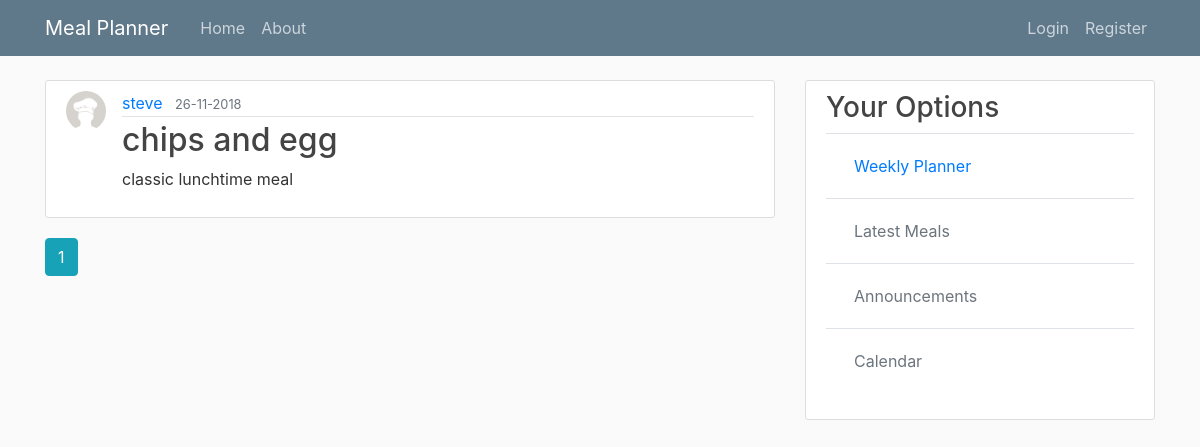
Page /home on the earlier database version.
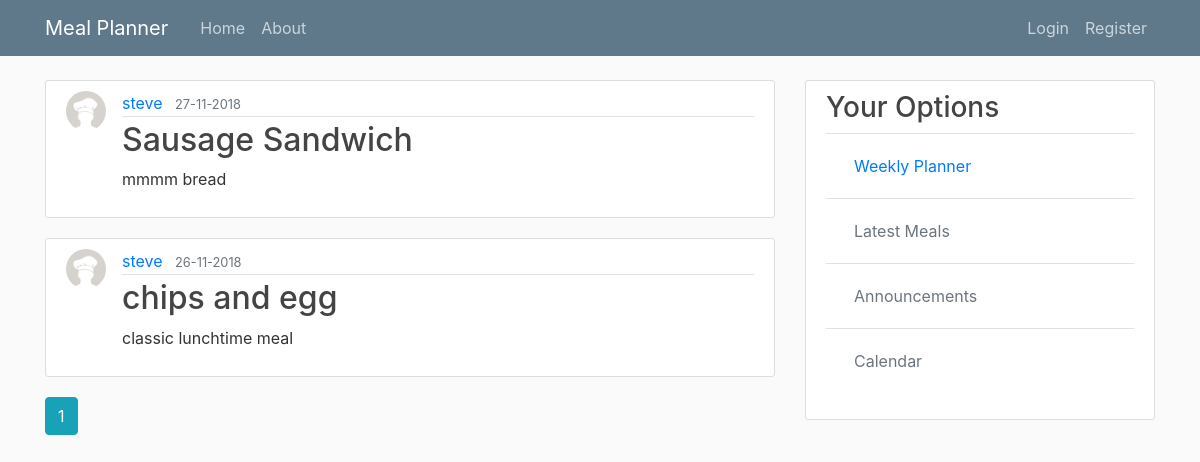
Same page on the later database version.
### mymeal/models.py (models this page shows, shortened)
class Recipe(db.Model):
    id = db.Column(db.Integer, primary_key=True)
    title = db.Column(db.String(100), nullable=False)
    date_posted = db.Column(db.DateTime, nullable=False, default=datetime.utcnow)
    description = db.Column(db.Text, nullable=False)
    serves = db.Column(db.Integer, nullable=False, default='01')
    recipe_type = db.Column(db.String(15), nullable=False)
    ingredients = db.relationship('Ingredient', backref='meal', lazy=True)
    user_id = db.Column(db.Integer, db.ForeignKey('user.id'), nullable=False)
    recipe_book = db.Column(db.String(100))
    recipe_book_page = db.Column(db.Integer, default='01')

class User(db.Model, UserMixin):
    id = db.Column(db.Integer, primary_key=True)
    username = db.Column(db.String(20), unique=True, nullable=False)
    email = db.Column(db.String(120), unique=True, nullable=False)
    image_file = db.Column(db.String(20), nullable=False, default='default.png')
    password = db.Column(db.String(60), nullable=False)
    recipes = db.relationship('Recipe', backref='author', lazy=True)
    weekly_meal_plan = db.relationship('Mealplan', backref='creator', lazy=True)
    meal_plan_count = db.Column(db.Integer, default='0', nullable=False)

### mymeal/main/routes.py (the view)
@main.route('/')
@main.route('/home')
def home():
    page = request.args.get('page', 1, type=int)
    recipes = Recipe.query.order_by(Recipe.date_posted.desc()).paginate(page=page, per_page=5)
    return render_template('home.html', title='Home', recipes=recipes)

### mymeal/templates/home.html
{% extends 'layout.html' %}
{% block content %}
    {% for recipe in recipes.items %}
        <article class="media content-section">
            <img class="rounded-circle article-img" src="{{ url_for('static', filename='profile_pics/' + recipe.author.image_file) }}">
          <div class="media-body">
            <div class="article-metadata">
              <a class="mr-2" href="{{ url_for('users.user_recipes', username=recipe.author.username) }}">{{ recipe.author.username }}</a>
              <small class="text-muted">{{ recipe.date_posted.strftime('%d-%m-%Y') }}</small>
            </div>
            <h2><a class="article-title" href="{{ url_for('recipes.recipe', recipe_id=recipe.id) }}">{{ recipe.title }}</a></h2>
            <p class="article-content">{{ recipe.description }}</p>
          </div>
        </article>
    {% endfor %}
    {% for page_num in recipes.iter_pages(left_edge=1, right_edge=1, left_current=1, right_current=2) %}
        {% if page_num %}
            {% if recipes.page == page_num %}
                <a class="btn btn-info mb-4" href="{{ url_for('main.home', page=page_num) }}">{{ page_num }}</a>
            {% else %}
                <a class="btn btn-outline-info mb-4" href="{{ url_for('main.home', page=page_num) }}">{{ page_num }}</a>
            {% endif %}
        {% else %}
            ...
        {% endif %}
    {% endfor %}
{% endblock %}

Differences in the rows shown:
added Recipe: image_file (placeholder picture), author.username "steve", date_posted "27-11-2018", title "Sausage Sandwich", description "mmmm bread"
